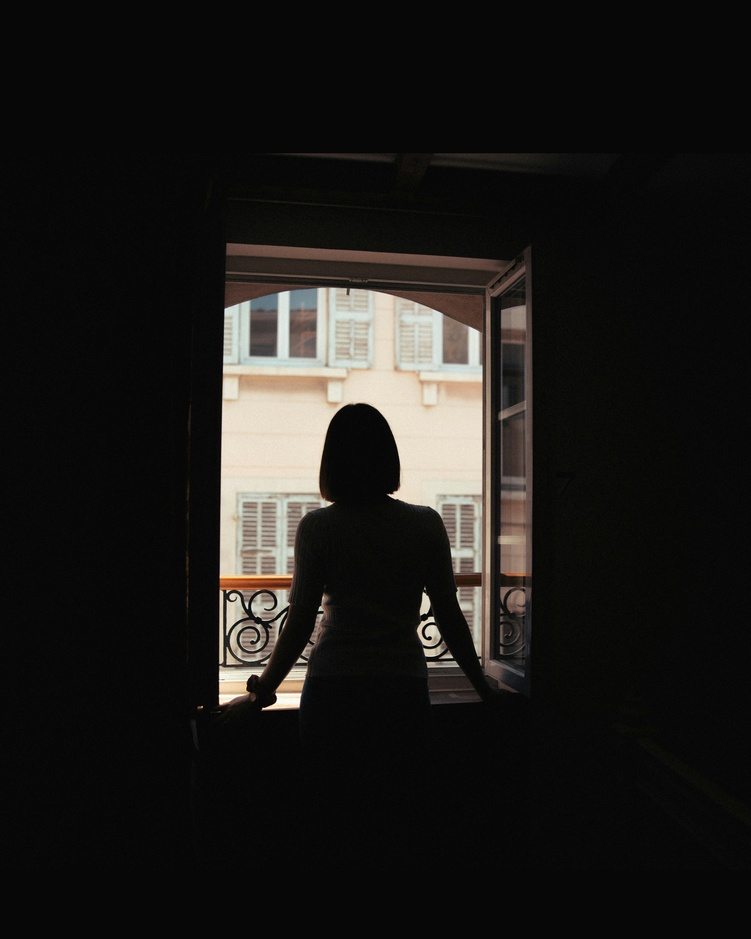
#> input picture looking_out.jpg, 751 x 939 px, shrunk from 4693 x 5867 before the run
$ jupyter execute Question-4.ipynb
#> lines starting #> are read from the running program, lines starting #| are printed output that depends on the picture; after the words box and inside, x2 and y2 are one past the last pixel; in counts of white or black regions, pixels touching at a corner belong together
4. Fig. 3 is a photo of a woman standing in front of an open window2. Convert this to grayscale.

[cell 1]
import cv2
import numpy as np
import matplotlib.pyplot as plt

Load Image as Grayscale

[cell 2]
filename = 'looking_out.jpg'
img_gray = cv2.imread(filename, cv2.IMREAD_GRAYSCALE)
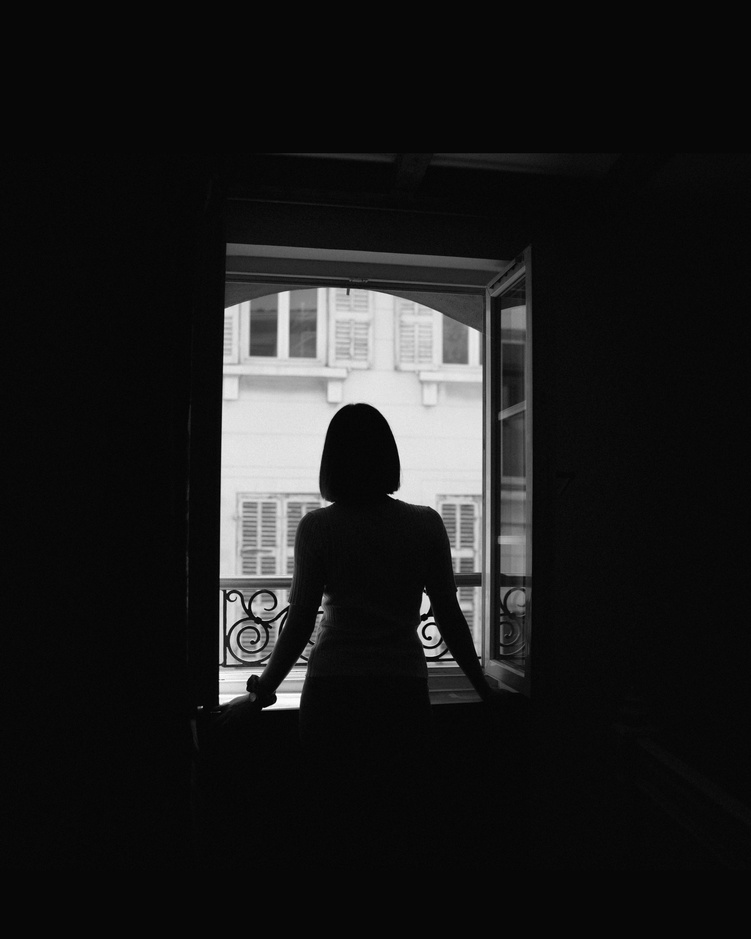
#> img_gray: shape (939, 751); min 0, max 255, mean 27.6

(a) Use Otsu thesholding to obtain the binary mask for the foreground comprising the
woman and the room. Report the resulting threshold value.

We use THRESH_BINARY_INV because the foreground (woman) is dark and the background (window) is bright. This makes the woman White (255) in the mask.

[cell 3]
otsu_thresh_val, mask = cv2.threshold(img_gray, 0, 255, cv2.THRESH_BINARY_INV + cv2.THRESH_OTSU)
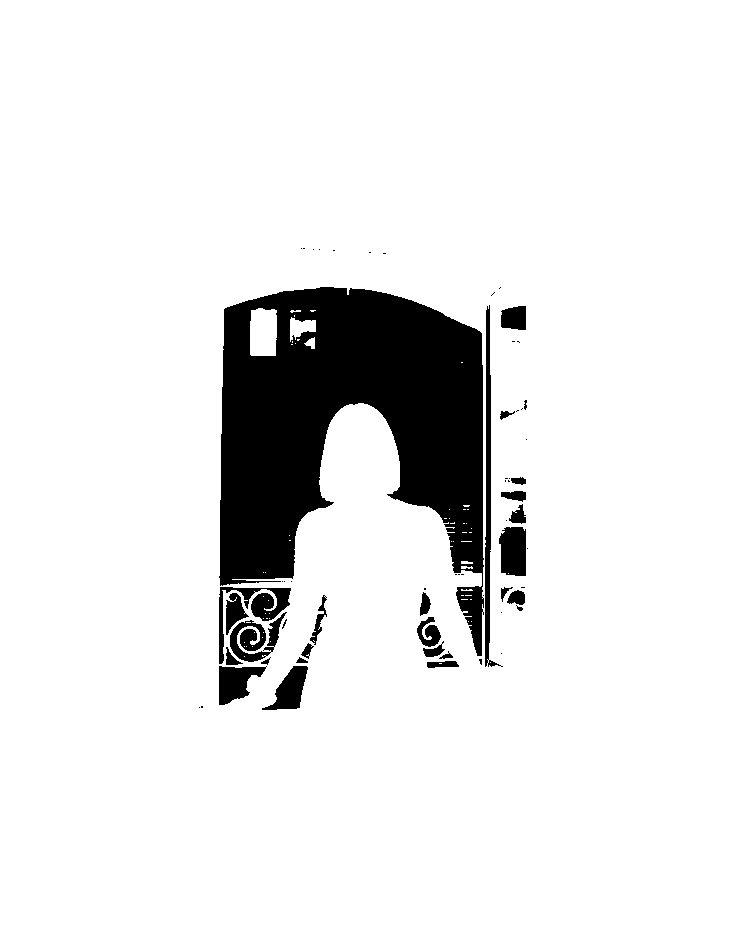
#> mask: shape (939, 751); 90.7% white; 62 black regions (35 under 20 px), largest, box (x1, y1, x2, y2) and area: (219, 287, 484, 656) 54243, (485, 305, 503, 667) 1746, (219, 587, 291, 664) 1398
#> otsu_thresh_val = 101

[cell 4]
print(f"Otsu's calculated threshold value: {otsu_thresh_val}")
#| Otsu's calculated threshold value: 101.0

(b) Carry out histogram equalization only for the foreground region. What are the hidden
features that are revealed in the resulting image?

[cell 5]
hist = cv2.calcHist([img_gray], [0], mask, [256], [0, 256])
#> hist = 256 values, max 272122 at index 7, min 0 at index 102, mean 2499.2

Calculate Cumulative Distribution Function

[cell 6]
cdf = hist.cumsum()
#> cdf = 256 values from 51 to 639783

Normalize CDF to [0, 255]

[cell 7]
cdf_m = np.ma.masked_equal(cdf, 0)
cdf_m = (cdf_m - cdf_m.min()) * 255 / (cdf_m.max() - cdf_m.min())
cdf_final = np.ma.filled(cdf_m, 0).astype('uint8')
#> cdf_final = 256 values from 0 to 255

Apply the CDF to the image

[cell 8]
img_equalized = img_gray.copy()

Apply equalization ONLY where the mask is White (255). The background pixels remain untouched

[cell 9]
img_equalized[mask == 255] = cdf_final[img_gray[mask == 255]]
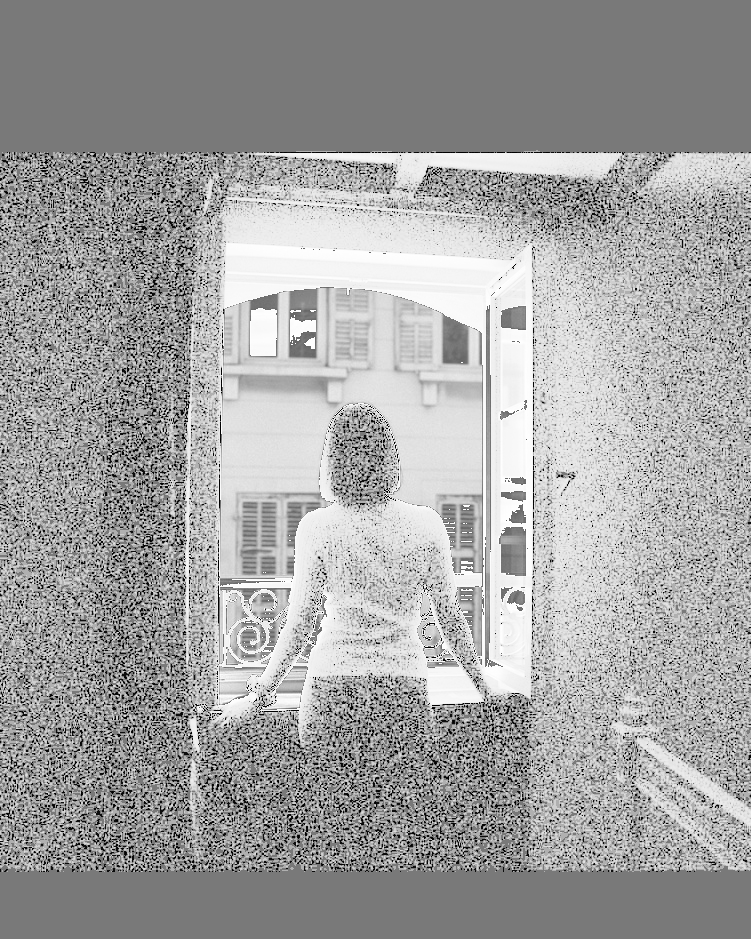
#> img_equalized: shape (939, 751); min 0, max 255, mean 161.7

 --- Visualization ---

[cell 10]
plt.figure(figsize=(12, 4))

# 1. Original Grayscale
plt.subplot(1, 3, 1)
plt.imshow(img_gray, cmap='gray')
plt.title('Original Grayscale')
plt.axis('off')

# 2. Binary Mask (Otsu)
plt.subplot(1, 3, 2)
plt.imshow(mask, cmap='gray')
plt.title(f'Otsu Mask (Thresh={otsu_thresh_val})')
plt.axis('off')

# 3. Result (Foreground Equalized)
plt.subplot(1, 3, 3)
plt.imshow(img_equalized, cmap='gray')
plt.title('Foreground Equalized')
plt.axis('off')

plt.tight_layout()
plt.show()
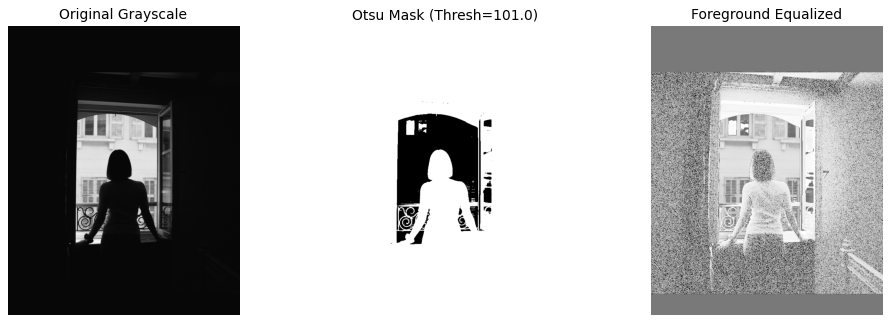
#> figure drawn by matplotlib, 3 panels
